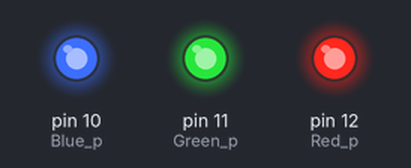
The sketch below on a simulated Arduino Uno, built with avr-gcc and run on an emulated ATmega328P. Shown: output pins drawn as LEDs (lit = HIGH).

Above: at 0.2 s.
At 1.7 s:
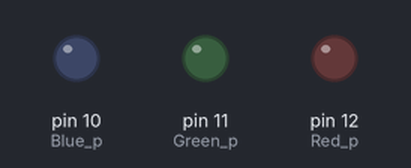
Timing chart, 0 to 3.0 s (numbered marks = the images above):
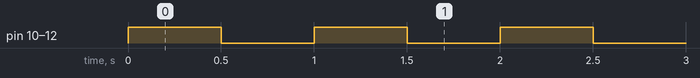

The sketch:

01_LED_04.ino
```cpp
/*
Ctrl + N 아두이노 새 스케치 열기

새로운 스케치를 열면 새로운 창이 열림

아두이노 IDE에서는 탭 방식이 아닌 여러 창을 사용하는 방식이기 때문

스케치 = 하나의 폴더
폴더 = 하나의 독립 프로젝트
그래서 .ino 파일은 새로운 폴더 안에 생김

아두이노는 폴더 이름과 동일한 .ino 파일을 "메인 파일"로 간주
같은 폴더 안의 .ino 파일은 하나의 코드처럼 합쳐서 컴파일

즉, 하나의 스케치 폴더 안에는 .ino 파일이 여러개 있다면 하나의 큰 코드로 인식

하나의 스케치 폴더 안에는 setup(), loop()가 단 하나씩만 존재해야 함.
*/

int Red_p = 12;
int Green_p = 11;
int Blue_p = 10;


void setup() {
  pinMode(Red_p, OUTPUT);
  pinMode(Green_p, OUTPUT);
  pinMode(Blue_p, OUTPUT);
}

//버전 2 한꺼번에 켜서 0.5초동안 유지하다 0.5초 뒤에 끄기
void loop() {
  digitalWrite(Red_p, HIGH);
  digitalWrite(Green_p, HIGH);
  digitalWrite(Blue_p, HIGH);
  delay(500);
  digitalWrite(Red_p, LOW);
  digitalWrite(Green_p, LOW);
  digitalWrite(Blue_p, LOW);
  delay(500);
}
```

Measured:
- by itself, pin 10 (Blue_p), pin 11 (Green_p), pin 12 (Red_p): alternates HIGH for 0.50 s and LOW for 0.50 s
